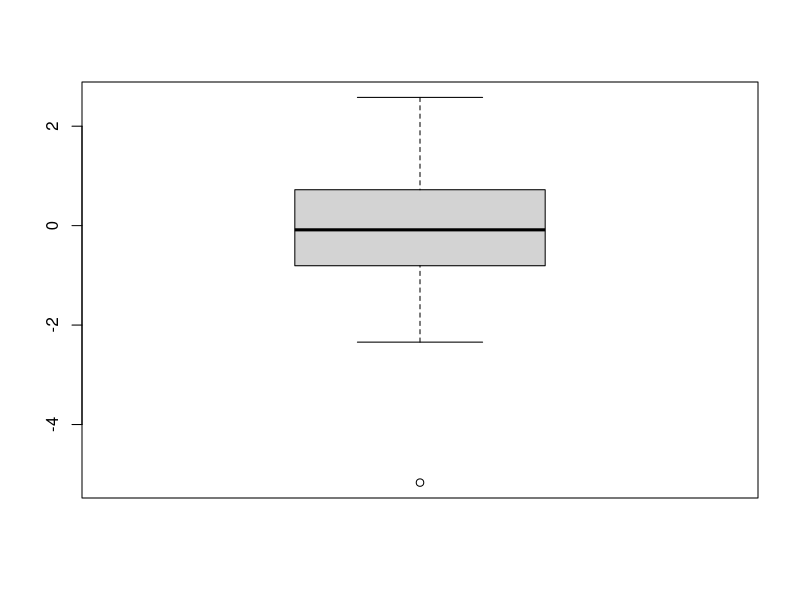
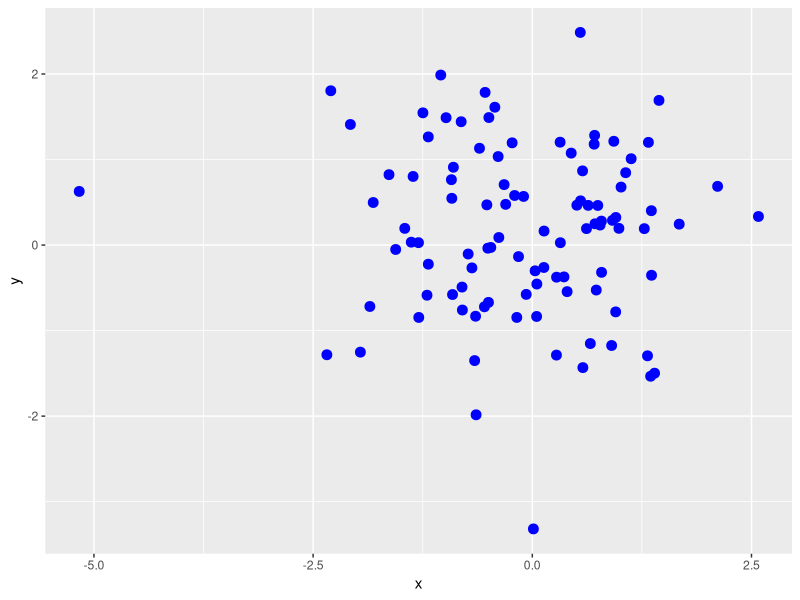
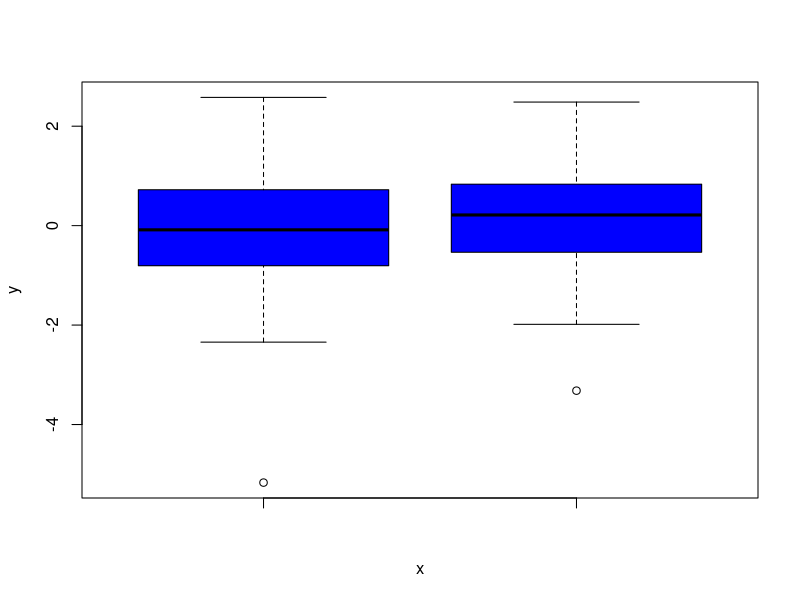

These figures' R source, in order:
install.packages("ggplot2")
x <- rnorm(100,mean = 0, sd = 1)
x
boxplot(x)

library(ggplot2)
y <- rnorm(100)
y
dat <- data.frame(cbind(x,y))
dat
ggplot() + geom_point(data = dat, aes(x=x,y=y), size = 3, color = "blue")
boxplot(dat$x,dat$y,xlab = 'x', ylab = 'y', col = "blue",size = 3)
